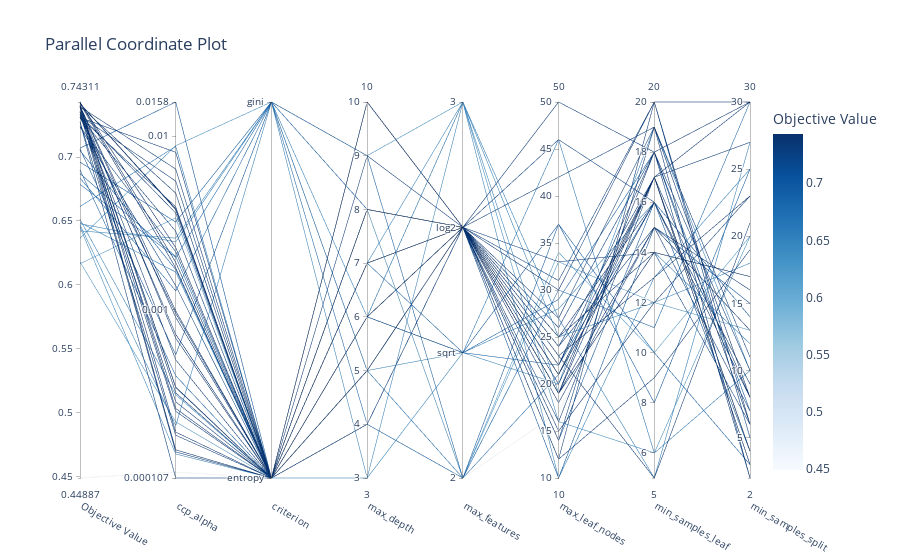

The code cell stored with this chart in its notebook:
### Code cell
visualizations['parallel_coordinate']

### Figure 1 — Plotly figure (JSON) as saved in the notebook; plotly's stock layout.template omitted (floating-point values rounded to 4 significant figures)
{"data": [{"dimensions": [{"label": "Objective Value", "range": [0.4489, 0.7431], "values": [0.6166, 0.7051, 0.7355, 0.6452, 0.7388, 0.7277, 0.6961, 0.6478, 0.6614, 0.6366, 0.7064, 0.7392, 0.7353, 0.7388, 0.7358, 0.7394, 0.7311, 0.6512, 0.6835, 0.7394, 0.707, 0.7407, 0.7397, 0.7405, 0.7274, 0.7334, 0.647, 0.4489, 0.69, 0.618, 0.7356, 0.7401, 0.7431, 0.742, 0.6871, 0.7323, 0.7237, 0.7313, 0.7427, 0.6422, 0.6488, 0.742, 0.742, 0.7398, 0.731, 0.7395, 0.6787, 0.7329, 0.7309, 0.7239]}, {"label": "ccp_alpha", "range": [-3.971, -1.802], "ticktext": ["0.000107", "0.001", "0.01", "0.0158"], "tickvals": [-3.971, -3, -2, -1.802], "values": [-2.471, -2.769, -3.532, -3.833, -3.809, -3.725, -2.495, -2.609, -2.059, -2.055, -3.261, -3.449, -3.29, -3.164, -3.143, -3.045, -3.022, -3.491, -2.892, -3.447, -1.802, -3.48, -3.57, -3.706, -3.971, -3.586, -3.67, -3.937, -3.381, -3.647, -3.821, -3.008, -2.728, -2.759, -2.694, -2.259, -2.861, -2.407, -2.642, -2.588, -2.783, -2.423, -2.419, -2.328, -2.548, -2.189, -2.698, -2.443, -2.092, -2.666]}, {"label": "criterion", "range": [0, 1], "ticktext": ["entropy", "gini"], "tickvals": [0, 1], "values": [0, 0, 0, 0, 0, 0, 1, 1, 0, 1, 1, 0, 0, 0, 0, 0, 0, 0, 1, 0, 0, 0, 0, 0, 0, 0, 1, 0, 0, 0, 0, 0, 0, 0, 0, 0, 0, 0, 0, 1, 0, 0, 0, 0, 0, 0, 1, 0, 0, 0]}, {"label": "max_depth", "range": [3, 10], "values": [8, 6, 10, 3, 8, 5, 9, 3, 6, 9, 8, 10, 10, 8, 9, 7, 5, 7, 4, 7, 7, 7, 7, 6, 5, 6, 6, 4, 7, 8, 5, 7, 6, 6, 6, 6, 4, 5, 6, 5, 6, 6, 6, 6, 5, 6, 5, 8, 6, 4]}, {"label": "max_features", "range": [0, 3], "ticktext": ["2", "sqrt", "log2", "3"], "tickvals": [0, 1, 2, 3], "values": [0, 1, 2, 1, 2, 2, 0, 3, 1, 3, 2, 2, 2, 2, 2, 2, 2, 3, 0, 2, 2, 2, 2, 2, 2, 2, 3, 0, 1, 0, 2, 2, 2, 2, 1, 2, 2, 2, 2, 1, 3, 2, 2, 2, 2, 2, 0, 2, 2, 2]}, {"label": "max_leaf_nodes", "range": [10, 50], "values": [34, 37, 15, 20, 23, 46, 37, 27, 46, 16, 10, 23, 25, 22, 30, 19, 16, 10, 30, 19, 14, 19, 18, 19, 26, 12, 19, 17, 29, 33, 12, 20, 21, 21, 22, 14, 33, 42, 25, 28, 25, 21, 21, 22, 24, 27, 21, 50, 24, 31]}, {"label": "min_samples_leaf", "range": [5, 20], "values": [10, 8, 12, 19, 5, 16, 10, 5, 6, 6, 15, 13, 14, 18, 20, 17, 17, 13, 11, 15, 16, 14, 15, 18, 18, 20, 14, 15, 18, 12, 9, 17, 16, 17, 16, 19, 14, 19, 16, 16, 12, 17, 17, 17, 17, 19, 16, 18, 15, 20]}, {"label": "min_samples_split", "range": [2, 30], "values": [20, 25, 23, 10, 21, 9, 3, 27, 10, 20, 15, 23, 17, 30, 30, 30, 27, 25, 30, 16, 14, 17, 13, 6, 2, 6, 12, 5, 7, 13, 19, 8, 8, 4, 4, 11, 6, 2, 8, 9, 18, 4, 3, 4, 3, 8, 4, 10, 7, 5]}], "labelangle": 30, "labelside": "bottom", "line": {"color": [0.6166, 0.7051, 0.7355, 0.6452, 0.7388, 0.7277, 0.6961, 0.6478, 0.6614, 0.6366, 0.7064, 0.7392, 0.7353, 0.7388, 0.7358, 0.7394, 0.7311, 0.6512, 0.6835, 0.7394, 0.707, 0.7407, 0.7397, 0.7405, 0.7274, 0.7334, 0.647, 0.4489, 0.69, 0.618, 0.7356, 0.7401, 0.7431, 0.742, 0.6871, 0.7323, 0.7237, 0.7313, 0.7427, 0.6422, 0.6488, 0.742, 0.742, 0.7398, 0.731, 0.7395, 0.6787, 0.7329, 0.7309, 0.7239], "colorbar": {"title": {"text": "Objective Value"}}, "colorscale": [[0, "rgb(247,251,255)"], [0.125, "rgb(222,235,247)"], [0.25, "rgb(198,219,239)"], [0.375, "rgb(158,202,225)"], [0.5, "rgb(107,174,214)"], [0.625, "rgb(66,146,198)"], [0.75, "rgb(33,113,181)"], [0.875, "rgb(8,81,156)"], [1, "rgb(8,48,107)"]], "reversescale": false, "showscale": true}, "type": "parcoords"}], "layout": {"title": {"text": "Parallel Coordinate Plot"}}}
